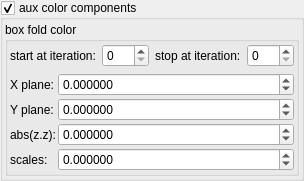
    <widget class="MyGroupBox" name="groupCheck_fold_color_aux_color_enabled_false">
     <property name="title">
      <string>aux color components&amp;</string>
     </property>
     <property name="checkable">
      <bool>true</bool>
     </property>
     <layout class="QVBoxLayout" name="verticalLayout_10">
      <property name="leftMargin">
       <number>2</number>
      </property>
      <property name="topMargin">
       <number>2</number>
      </property>
      <property name="rightMargin">
       <number>2</number>
      </property>
      <property name="bottomMargin">
       <number>2</number>
      </property>
      <item>
       <widget class="QGroupBox" name="groupBox_4">
        <property name="title">
         <string>box fold color</string>
        </property>
        <layout class="QVBoxLayout" name="verticalLayout_8">
         <property name="leftMargin">
          <number>2</number>
         </property>
         <property name="topMargin">
          <number>2</number>
         </property>
         <property name="rightMargin">
          <number>2</number>
         </property>
         <property name="bottomMargin">
          <number>2</number>
         </property>
         <item>
          <layout class="QHBoxLayout" name="horizontalLayout_26" stretch="0,1,0,1">
           <item>
            <widget class="QLabel" name="label_110">
             <property name="text">
              <string>start at iteration:</string>
             </property>
            </widget>
           </item>
           <item>
            <widget class="MySpinBox" name="spinboxInt_fold_color_start_iterations_A">
             <property name="sizePolicy">
              <sizepolicy hsizetype="Minimum" vsizetype="Maximum">
               <horstretch>0</horstretch>
               <verstretch>0</verstretch>
              </sizepolicy>
             </property>
             <property name="minimum">
              <number>0</number>
             </property>
             <property name="maximum">
              <number>999</number>
             </property>
             <property name="value">
              <number>0</number>
             </property>
            </widget>
           </item>
           <item>
            <widget class="QLabel" name="label_79">
             <property name="text">
              <string>stop at iteration:</string>
             </property>
            </widget>
           </item>
           <item>
            <widget class="MySpinBox" name="spinboxInt_fold_color_stop_iterations_A">
             <property name="sizePolicy">
              <sizepolicy hsizetype="Preferred" vsizetype="Maximum">
               <horstretch>0</horstretch>
               <verstretch>0</verstretch>
              </sizepolicy>
             </property>
             <property name="maximum">
              <number>999</number>
             </property>
            </widget>
           </item>
          </layout>
         </item>
         <item>
          <layout class="QGridLayout" name="gridLayout_63" columnstretch="0,0,1">
           <property name="spacing">
            <number>2</number>
           </property>
           <item row="1" column="2">
            <widget class="MyDoubleSpinBox" name="spinbox4_fold_color_difs_0000_x">
             <property name="sizePolicy">
              <sizepolicy hsizetype="Minimum" vsizetype="Maximum">
               <horstretch>0</horstretch>
               <verstretch>0</verstretch>
              </sizepolicy>
             </property>
             <property name="prefix">
              <string/>
             </property>
             <property name="suffix">
              <string/>
             </property>
             <property name="decimals">
              <number>6</number>
             </property>
             <property name="minimum">
              <double>-99.998999999999995</double>
             </property>
             <property name="maximum">
              <double>99.998999999999995</double>
             </property>
             <property name="singleStep">
              <double>0.010000000000000</double>
             </property>
            </widget>
           </item>
           <item row="4" column="2">
            <widget class="MyDoubleSpinBox" name="spinbox4_fold_color_difs_0000_w">
             <property name="sizePolicy">
              <sizepolicy hsizetype="Minimum" vsizetype="Maximum">
               <horstretch>0</horstretch>
               <verstretch>0</verstretch>
              </sizepolicy>
             </property>
             <property name="prefix">
              <string/>
             </property>
             <property name="suffix">
              <string/>
             </property>
             <property name="decimals">
              <number>6</number>
             </property>
             <property name="minimum">
              <double>-99.998999999999995</double>
             </property>
             <property name="maximum">
              <double>99.998999999999995</double>
             </property>
             <property name="singleStep">
              <double>0.010000000000000</double>
             </property>
            </widget>
           </item>
           <item row="3" column="2">
            <widget class="MyDoubleSpinBox" name="spinbox4_fold_color_difs_0000_z">
             <property name="sizePolicy">
              <sizepolicy hsizetype="Minimum" vsizetype="Maximum">
               <horstretch>0</horstretch>
               <verstretch>0</verstretch>
              </sizepolicy>
             </property>
             <property name="prefix">
              <string/>
             </property>
             <property name="suffix">
              <string/>
             </property>
             <property name="decimals">
              <number>6</number>
             </property>
             <property name="minimum">
              <double>-99.998999999999995</double>
             </property>
             <property name="maximum">
              <double>99.998999999999995</double>
             </property>
             <property name="singleStep">
              <double>0.010000000000000</double>
             </property>
            </widget>
           </item>
           <item row="1" column="1">
            <widget class="QLabel" name="label_37">
             <property name="text">
              <string>X plane:</string>
             </property>
            </widget>
           </item>
           <item row="4" column="1">
            <widget class="QLabel" name="label_47">
             <property name="text">
              <string>scales:</string>
             </property>
            </widget>
           </item>
           <item row="3" column="1">
            <widget class="QLabel" name="label_45">
             <property name="text">
              <string>abs(z.z):</string>
             </property>
            </widget>
           </item>
           <item row="2" column="2">
            <widget class="MyDoubleSpinBox" name="spinbox4_fold_color_difs_0000_y">
             <property name="sizePolicy">
              <sizepolicy hsizetype="Minimum" vsizetype="Maximum">
               <horstretch>0</horstretch>
               <verstretch>0</verstretch>
              </sizepolicy>
             </property>
             <property name="prefix">
              <string/>
             </property>
             <property name="suffix">
              <string/>
             </property>
             <property name="decimals">
              <number>6</number>
             </property>
             <property name="minimum">
              <double>-99.998999999999995</double>
             </property>
             <property name="maximum">
              <double>99.998999999999995</double>
             </property>
             <property name="singleStep">
              <double>0.010000000000000</double>
             </property>
            </widget>
           </item>
           <item row="2" column="1">
            <widget class="QLabel" name="label_43">
             <property name="text">
              <string>Y plane:</string>
             </property>
            </widget>
           </item>
          </layout>
         </item>
        </layout>
       </widget>
      </item>
     </layout>
    </widget>
